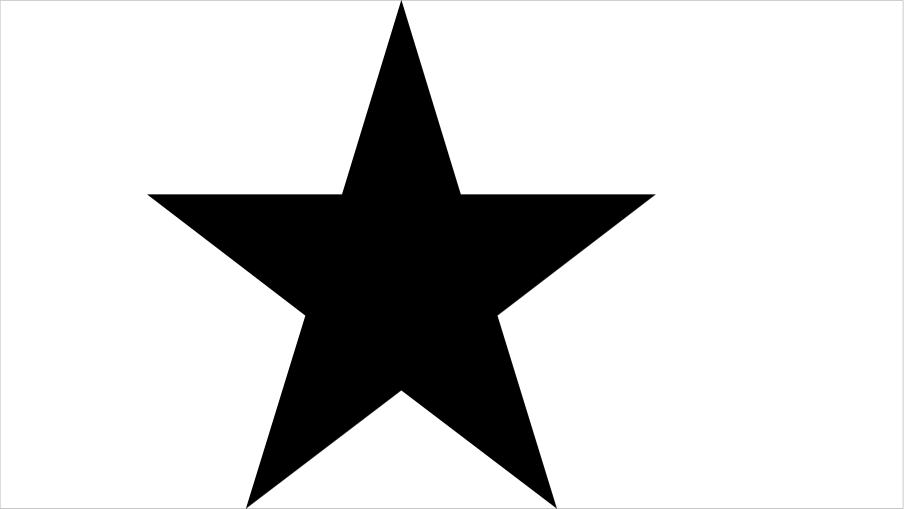
#> input picture fig/1.png, 2711 x 1526 px (shown at 1/3 size); its folder holds only this picture in this run
$ python formation_mappo_cfg.py
#> lines starting #> are read from the running program, lines starting #| are printed output that depends on the picture; after the words box and inside, x2 and y2 are one past the last pixel; in counts of white or black regions, pixels touching at a corner belong together; long printed decimals are rounded
'''
Specify parameters of the env
'''
from typing import Union
import numpy as np
import numpy.linalg as lg
import pickle
import argparse
import time
import os
import matplotlib.pyplot as plt
import cv2
import glob

start_time = time.time()
parser = argparse.ArgumentParser("Gym-FormationSwarm Arguments")

results = {
    "l_cell": [],
    "grid_coords": [],
    "binary_image": [],
    "shape_bound_points": []
}

# 处理每张图片的函数
def process_image(image_path):
    # 读取图像并将其二值化
#> called with image_path = 'fig/1.png'
    gray_image = cv2.imread(image_path, cv2.IMREAD_GRAYSCALE)
    _, binary_image = cv2.threshold(gray_image, 0, 255, cv2.THRESH_BINARY + cv2.THRESH_OTSU)
#> binary_image: shape (1526, 2711); 81.7% white; 1 black region, box (x1, y1, x2, y2) and area: (442, 1, 1966, 1525) 758781

    # 裁减边上的空余部份，并翻转图像
    black_pixels = np.argwhere(binary_image == 0)
#> black_pixels = 758781 pairs, first value 1 to 1524, second value 442 to 1965
    min_y, min_x = black_pixels.min(axis=0)
#> min_y = 1; min_x = 442
    max_y, max_x = black_pixels.max(axis=0)
#> max_y = 1524; max_x = 1965
    binary_image = binary_image[min_y:max_y + 1, min_x:max_x + 1]
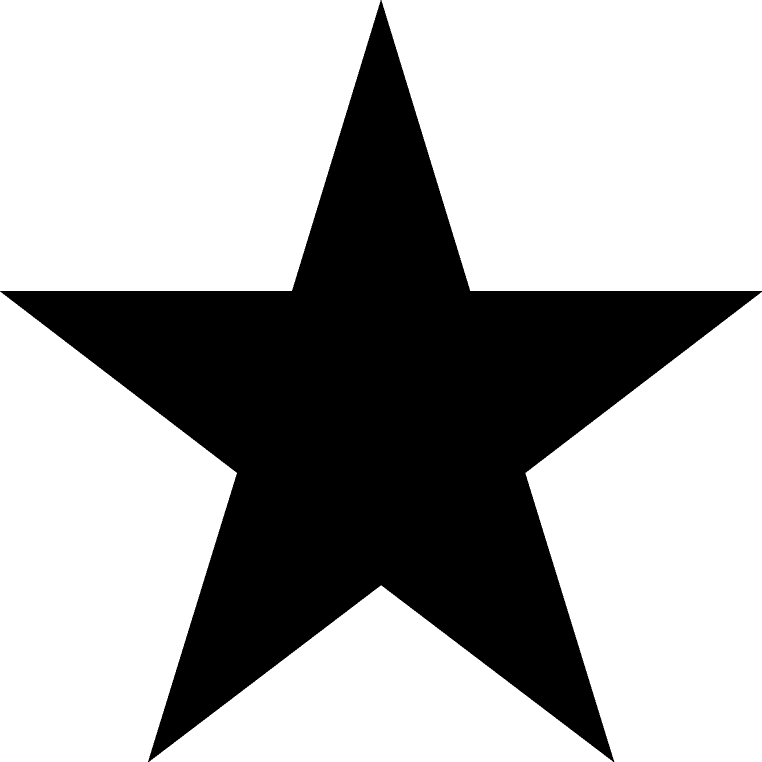
#> binary_image: shape (1524, 1524) (shown at 1/2 size); 67.3% white; 1 black region, box (x1, y1, x2, y2) and area: (0, 0, 1524, 1524) 758781

    height, width = binary_image.shape
    binary_image = np.dot(np.fliplr(np.eye(height)), binary_image)
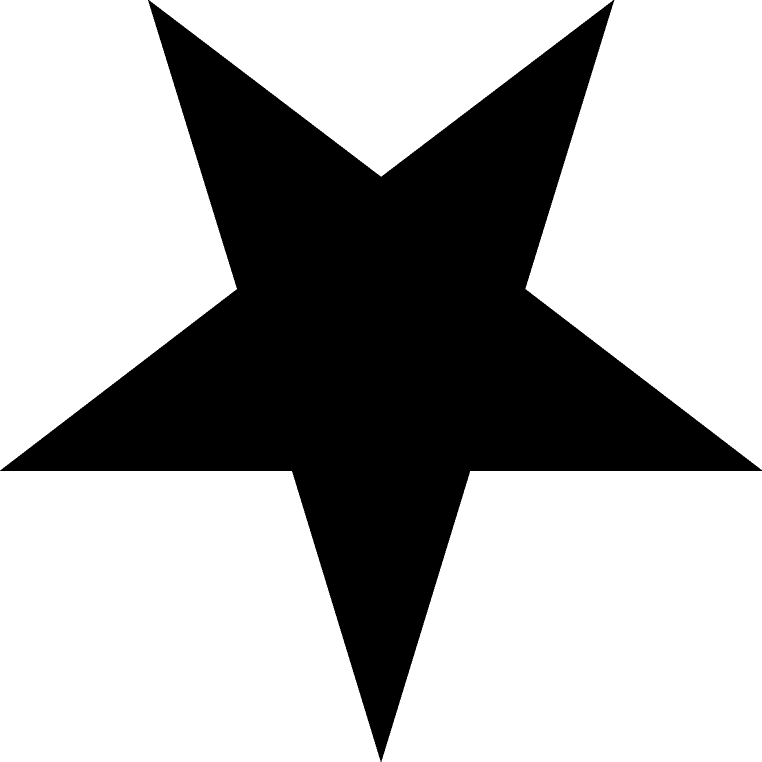
#> binary_image: shape (1524, 1524) float64 (shown at 1/2 size); 67.3% white; 1 black region, box (x1, y1, x2, y2) and area: (0, 0, 1524, 1524) 758781

    # 设置网格的大小
    grid_size = 45  # 根据需求调整网格大小 36--star, 36--shi

    # 提取黑色区域中的网格中心
    black_grid_coords = []
    for i in range(grid_size, height - grid_size, grid_size):
        for j in range(grid_size, width - grid_size, grid_size):
            # 网格区域
            grid_section = binary_image[i:i + grid_size, j:j + grid_size]

            # 计算网格中心的坐标
            center_x = j + grid_size / 2
            center_y = i + grid_size / 2

            # 计算黑色像素的数量和比例
            black_pixel_count = np.sum(grid_section == 0)
            total_pixel_count = grid_size * grid_size
            black_pixel_ratio = black_pixel_count / total_pixel_count

            # 如果黑色像素比例达到阈值，保存该网格中心
            if black_pixel_ratio >= 1:
                black_grid_coords.append([center_x, center_y])
#> after the loop, black_grid_coords = 286 pairs, first value 157.5 to 1372.5, second value 112.5 to 1327.5

    # 将提取的网格坐标转化为numpy数组
    black_grid_coords = np.array(black_grid_coords, dtype=np.float64)

    print("The number of grid: ", len(black_grid_coords))
#| The number of grid:  286

    # 网格平移到原点，并计算网格端点
    x_mean_grid = np.mean(black_grid_coords[:,0])
#> x_mean_grid = 763.9
    y_mean_grid = np.mean(black_grid_coords[:,1])
#> y_mean_grid = 675
    black_grid_coords[:,0] -= x_mean_grid
    black_grid_coords[:,1] -= y_mean_grid

    x_min = np.min(black_grid_coords[:,0])
#> x_min = -606.4
    x_max = np.max(black_grid_coords[:,0])
#> x_max = 608.6
    y_min = np.min(black_grid_coords[:,1])
#> y_min = -562.5
    y_max = np.max(black_grid_coords[:,1])
#> y_max = 652.5

    # 缩放目标形状
    target_hight = 2.2
    real_hight = y_max - y_min
#> real_hight = 1215
    # real_hight = height
    h_scale = target_hight / real_hight
#> h_scale = 0.00181
    grid_coords = h_scale * black_grid_coords
#> grid_coords = 286 pairs, first value -1.1 to 1.1, second value -1.02 to 1.18
    print(grid_size * h_scale)
#| 0.08148

    # # 显示结果
    fig, ax = plt.subplots(figsize=(8, 8))

    # # 画出原始图像，获取坐标范围
    img = plt.imshow(binary_image, cmap='gray', origin='lower', aspect='equal')
    origin_extent = img.get_extent()
#> origin_extent = [-0.5, 1523.5, -0.5, 1523.5]
    img.remove()

    # # 画出最后图像
    new_extent = [origin_extent[0] - x_mean_grid, origin_extent[1] - x_mean_grid, origin_extent[2] - y_mean_grid, origin_extent[3] - y_mean_grid]
#> new_extent = [-764.4, 759.6, -675.5, 848.5]
    # plt.imshow(binary_image, cmap='gray', extent=new_extent, origin='lower', aspect='equal', alpha=0.2)
    # plt.scatter(black_grid_coords[:, 0], black_grid_coords[:, 1], color='green', marker='o', alpha=0.8, label='Black Area Grids')
    plt.imshow(binary_image, cmap='gray', extent=[new_extent[0]*h_scale, new_extent[1]*h_scale, new_extent[2]*h_scale, new_extent[3]*h_scale], origin='lower', aspect='equal')
    plt.scatter(grid_coords[:, 0], grid_coords[:, 1], color='green', marker='o', alpha=0.8, label='Black Area Grids')

    plt.legend()
    plt.title('Grid Centers in Black Areas and Edge Grids')
    ax.relim()           # 重新计算当前轴的数据限制
    ax.autoscale_view()  # 自动调整坐标轴范围
    # plt.show()
    plt.close()
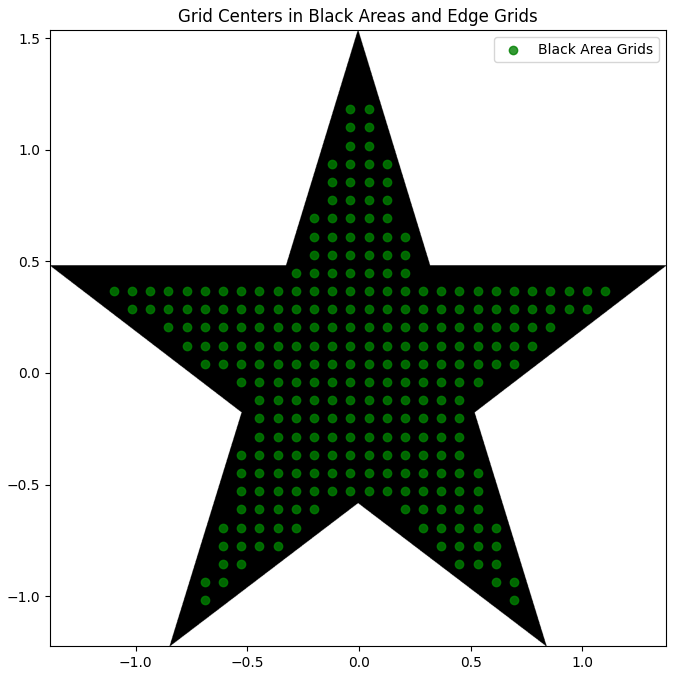
#> figure drawn by matplotlib, 1 panel

    shape_bound_points = np.array([new_extent[0]*h_scale, new_extent[1]*h_scale, new_extent[2]*h_scale, new_extent[3]*h_scale])
#> shape_bound_points = [-1.38, 1.38, -1.22, 1.54]

    # 将计算结果添加到结果字典中
    results["l_cell"].append(grid_size * h_scale)
    results["grid_coords"].append(grid_coords)
    results["binary_image"].append(binary_image)
    results["shape_bound_points"].append(shape_bound_points)

image_folder = '/home/zhugb/Pictures/fig/'
image_paths = sorted(glob.glob(os.path.join(image_folder, '*.png')), key=lambda x: int(os.path.basename(x).split('.')[0]))

# 对每张图片运行处理函数
for image_path in image_paths:
    # image_path = '/home/zhugb/Pictures/fig/3.png'
    process_image(image_path)

# 将 results 保存到文件
results_file = os.path.join(image_folder, 'results.pkl')
with open(results_file, 'wb') as f:
    pickle.dump(results, f)

## ==================== User settings ===================='''
parser.add_argument("--n_a", type=int, default=30, help='number of agents')
parser.add_argument("--is_boundary", type=bool, default=True, help='Set whether has wall or periodic boundaries')
parser.add_argument("--is_con_self_state", type=bool, default=True, help="Whether contain myself state in the observation")
parser.add_argument("--dynamics_mode", type=str, default='Cartesian', help=" select one from ['Cartesian', 'Polar']")
parser.add_argument("--render-traj", type=bool, default=True, help=" whether render trajectories of agents")
parser.add_argument("--traj_len", type=int, default=15, help="length of the trajectory")
parser.add_argument("--agent_strategy", type=str, default='input', help="the agent's strategy, please select one from ['input','random','rule']")
# parser.add_argument("--grid_center_pos", type=type(grid_coords), default=grid_coords, help="an array containing all position of the grid centers")
# parser.add_argument("--shape_image", type=type(binary_image), default=binary_image, help="the image of the target shape")
# parser.add_argument("--shape_bound_points", type=type(shape_bound_points), default=shape_bound_points, help="the boundary points of the target shape")
parser.add_argument("--results_file", type=type(results_file), default=results_file, help="results_file")
# parser.add_argument("--l_cell", type=float, default=grid_size*h_scale, help="l_cell")
parser.add_argument("--video", type=bool, default=False, help="Record video")
## ==================== End of User settings ====================

## ==================== Training Parameters ====================
parser.add_argument("--env_name", default="formation", type=str)
parser.add_argument("--seed", default=226, type=int, help="Random seed")
parser.add_argument("--n_rollout_threads", default=1, type=int)
parser.add_argument("--n_training_threads", default=5, type=int)
parser.add_argument("--data_buffer_length", default=2e5, type=int)
parser.add_argument("--buffer_length", default=int(1.5e4), type=int)
parser.add_argument("--n_episodes", default=7000, type=int)
parser.add_argument("--episode_length", default=200, type=int)
parser.add_argument("--batch_size", default=2048, type=int)
parser.add_argument("--sample_index_start", default=1e5, type=int)
parser.add_argument("--hidden_dim", default=180, type=int)
parser.add_argument("--lr_actor", default=1e-3, type=float)
parser.add_argument("--lr_critic", default=1e-3, type=float)
parser.add_argument("--lr_discriminator", default=1e-4, type=float)
parser.add_argument("--action_space_class", default='Continuous', type=str)
parser.add_argument("--agent_alg", default="mappo", type=str, choices=["rmappo", "mappo"])
parser.add_argument("--device", default="gpu", type=str, choices=['cpu', 'gpu'])
parser.add_argument("--save_interval", default=50, type=int, help="Save data for every 'save_interval' episodes")
# prepare parameters
parser.add_argument("--cuda", action='store_false', default=True, help="By default True, will use GPU to train; or else will use CPU;")
parser.add_argument("--cuda_deterministic", action='store_false', default=True, help="By default, make sure random seed effective. if set, bypass such function.")
parser.add_argument("--use_centralized_V", action='store_false', default=False, help="Whether to use centralized V function")
parser.add_argument("--layer_N", type=int, default=3, help="Number of layers for actor/critic networks")
parser.add_argument("--activate_func_index", type=int, default=2, choices=['Tanh', 'ReLU', 'Leaky_ReLU'])
parser.add_argument("--use_valuenorm", action='store_false', default=True, help="By default True, use running mean and std to normalize rewards.")
parser.add_argument("--use_feature_normalization", action='store_false', default=False, help="Whether to apply layernorm to the inputs")
parser.add_argument("--use_orthogonal", action='store_false', default=True, help="Whether to use Orthogonal initialization for weights")
parser.add_argument("--gain", type=float, default=5/3, help="The gain # of last action layer")
# recurrent parameters
parser.add_argument("--use_recurrent_policy", action='store_false',default=False, help='Use a recurrent policy')
parser.add_argument("--recurrent_N", type=int, default=1, help="The number of recurrent layers.")
parser.add_argument("--data_chunk_length", type=int, default=10, help="Time length of chunks used to train a recurrent_policy")
# optimizer parameters
parser.add_argument("--opti_eps", type=float, default=1e-5,help='RMSprop optimizer epsilon (default: 1e-5)')
parser.add_argument("--weight_decay", type=float, default=0)
# ppo parameters
parser.add_argument("--ppo_epoch", type=int, default=20, help='Number of ppo epochs (default: 15)')
parser.add_argument("--use_clipped_value_loss", action='store_false', default=False, help="by default, clip loss value. If set, do not clip loss value.")
parser.add_argument("--clip_param", type=float, default=0.1, help='ppo clip parameter (default: 0.2)')
parser.add_argument("--num_mini_batch", type=int, default=1, help='Number of batches for ppo (default: 1)')
parser.add_argument("--entropy_coef", type=float, default=0.01, help='Entropy term coefficient (default: 0.01)')
parser.add_argument("--value_loss_coef", type=float, default=1, help='Value loss coefficient (default: 0.5)')
parser.add_argument("--use_max_grad_norm", action='store_false', default=True, help="By default, use max norm of gradients. If set, do not use.")
parser.add_argument("--max_grad_norm", type=float, default=10.0, help='Max norm of gradients (default: 0.5)')
parser.add_argument("--advantage_method", type=str, default="GAE", choices=['GAE', 'TD', 'n_step_TD'])
parser.add_argument("--gamma", type=float, default=0.99, help='Discount factor for rewards (default: 0.99)')
parser.add_argument("--gae_lambda", type=float, default=0.95, help='Gae lambda parameter (default: 0.95)')
parser.add_argument("--use_huber_loss", action='store_false', default=True, help="By default, use huber loss. If set, do not use huber loss.")
parser.add_argument("--huber_delta", type=float, default=10.0, help="Coefficience of huber loss.")
# run parameters
parser.add_argument("--use_linear_lr_decay", action='store_true', default=True, help='Use a linear schedule on the learning rate')
## ==================== Training Parameters ====================

gpsargs = parser.parse_args()

$ run again, on fig/7.png
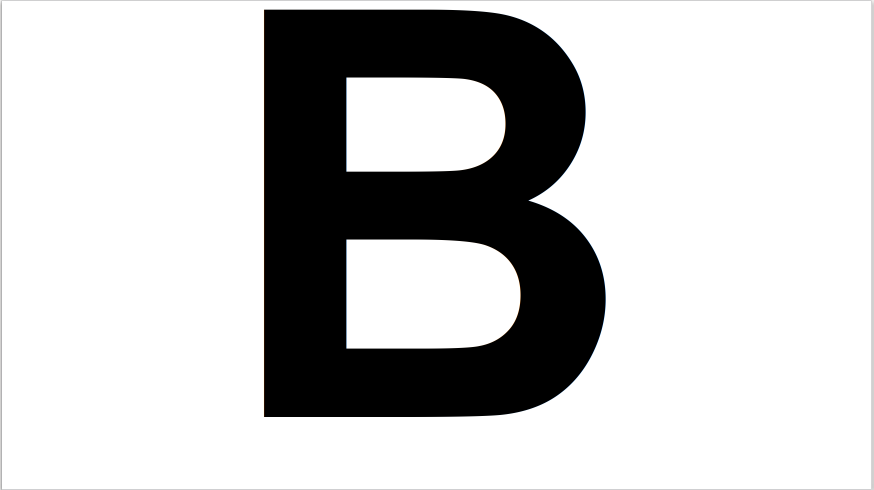
#> input picture fig/7.png, 2622 x 1469 px (shown at 1/3 size)
#> black_pixels = 854029 pairs, first value 29 to 1250, second value 792 to 1816
#> min_y = 29; min_x = 792
#> max_y = 1250; max_x = 1816
#> in process_image, `binary_image = np.dot(np.fliplr(np.eye(height)), binary_image)`:
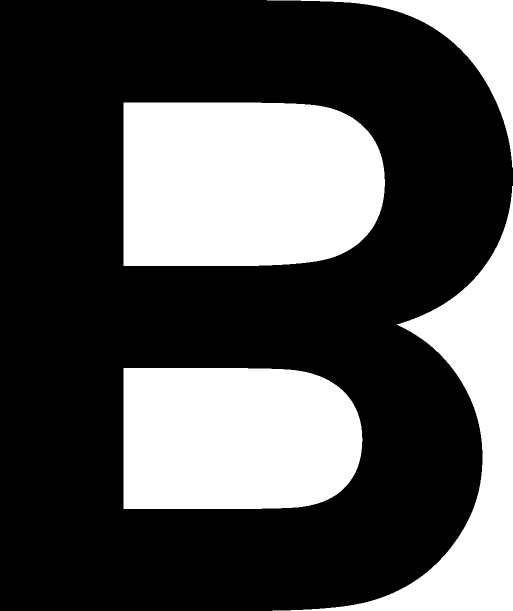
#> binary_image: shape (1222, 1025) float64 (shown at 1/2 size); 31.8% white; 4 white regions, box (x1, y1, x2, y2) and area: (247, 205, 770, 532) 158709, (247, 736, 725, 1018) 125695, (545, 372, 1025, 1222) 87166, (534, 0, 1025, 335) 26951
#> after the loop in process_image, `for i in range(grid_size, height - grid_size, grid_size):`: black_grid_coords = 319 pairs, first value 67.5 to 967.5, second value 67.5 to 1192.5
#| The number of grid:  319
#> x_mean_grid = 470
#> y_mean_grid = 628.8
#> x_min = -402.5
#> x_max = 497.5
#> y_min = -561.3
#> y_max = 563.7
#> real_hight = 1125
#> h_scale = 0.00196
#> grid_coords = 319 pairs, first value -0.787 to 0.973, second value -1.1 to 1.1
#| 0.088
#> origin_extent = [-0.5, 1024.5, -0.5, 1221.5]
#> new_extent = [-470.5, 554.5, -629.3, 592.7]
#> in process_image, `plt.close()`:
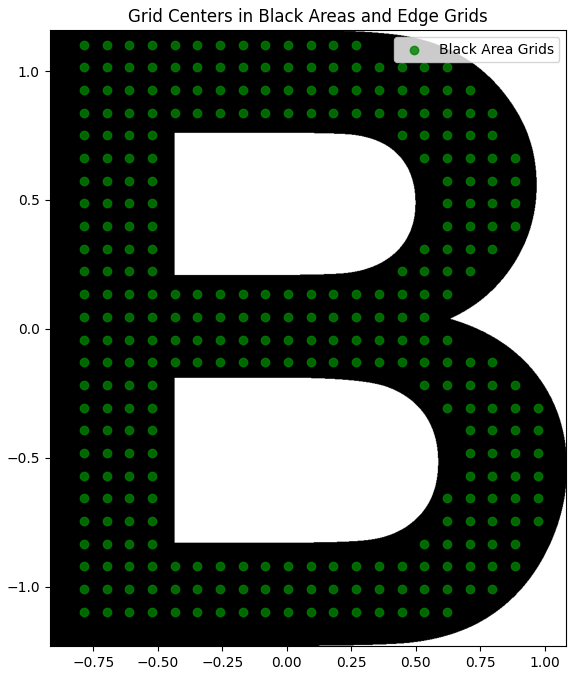
#> figure drawn by matplotlib, 1 panel
#> shape_bound_points = [-0.92, 1.08, -1.23, 1.16]
